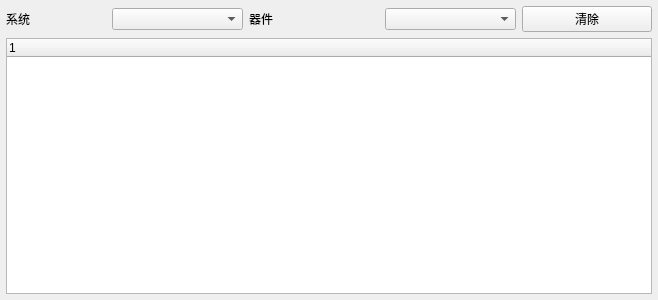
<?xml version="1.0" encoding="UTF-8"?>
<ui version="4.0">
 <class>QGCMAVLinkInspector</class>
 <widget class="QWidget" name="QGCMAVLinkInspector">
  <property name="geometry">
   <rect>
    <x>0</x>
    <y>0</y>
    <width>658</width>
    <height>300</height>
   </rect>
  </property>
  <property name="windowTitle">
   <string>MAVLink Inspector</string>
  </property>
  <layout class="QGridLayout" name="gridLayout" columnstretch="2,0,0,0,0">
   <property name="leftMargin">
    <number>6</number>
   </property>
   <property name="topMargin">
    <number>6</number>
   </property>
   <property name="rightMargin">
    <number>6</number>
   </property>
   <property name="bottomMargin">
    <number>6</number>
   </property>
   <item row="0" column="0">
    <widget class="QLabel" name="label">
     <property name="maximumSize">
      <size>
       <width>100</width>
       <height>16777215</height>
      </size>
     </property>
     <property name="text">
      <string>系统</string>
     </property>
    </widget>
   </item>
   <item row="0" column="1">
    <widget class="QComboBox" name="systemComboBox"/>
   </item>
   <item row="0" column="3">
    <widget class="QComboBox" name="componentComboBox"/>
   </item>
   <item row="0" column="2">
    <widget class="QLabel" name="label_2">
     <property name="text">
      <string>器件</string>
     </property>
    </widget>
   </item>
   <item row="0" column="4">
    <widget class="QPushButton" name="clearButton">
     <property name="text">
      <string>清除</string>
     </property>
    </widget>
   </item>
   <item row="2" column="0" colspan="5">
    <widget class="QTreeWidget" name="treeWidget">
     <column>
      <property name="text">
       <string notr="true">1</string>
      </property>
     </column>
    </widget>
   </item>
  </layout>
 </widget>
 <resources/>
 <connections/>
</ui>
